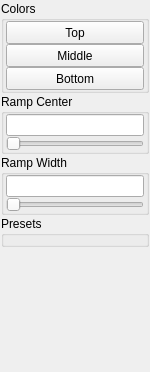
         <widget class="QWidget" name="page">
          <property name="geometry">
           <rect>
            <x>0</x>
            <y>0</y>
            <width>150</width>
            <height>372</height>
           </rect>
          </property>
          <attribute name="label">
           <string>Lookup Table</string>
          </attribute>
          <layout class="QVBoxLayout" name="verticalLayout_2">
           <property name="spacing">
            <number>1</number>
           </property>
           <property name="margin">
            <number>1</number>
           </property>
           <item>
            <widget class="QGroupBox" name="groupBox_7">
             <property name="minimumSize">
              <size>
               <width>50</width>
               <height>0</height>
              </size>
             </property>
             <property name="contextMenuPolicy">
              <enum>Qt::NoContextMenu</enum>
             </property>
             <property name="title">
              <string>Colors</string>
             </property>
             <layout class="QGridLayout" name="gridLayout_10">
              <property name="leftMargin">
               <number>2</number>
              </property>
              <property name="topMargin">
               <number>0</number>
              </property>
              <property name="rightMargin">
               <number>2</number>
              </property>
              <property name="bottomMargin">
               <number>0</number>
              </property>
              <property name="spacing">
               <number>0</number>
              </property>
              <item row="0" column="0">
               <widget class="ColorPickButton" name="btnColorTop">
                <property name="minimumSize">
                 <size>
                  <width>0</width>
                  <height>23</height>
                 </size>
                </property>
                <property name="maximumSize">
                 <size>
                  <width>16777215</width>
                  <height>23</height>
                 </size>
                </property>
                <property name="text">
                 <string>Top</string>
                </property>
               </widget>
              </item>
              <item row="1" column="0">
               <widget class="ColorPickButton" name="btnColorMiddle">
                <property name="minimumSize">
                 <size>
                  <width>0</width>
                  <height>23</height>
                 </size>
                </property>
                <property name="maximumSize">
                 <size>
                  <width>16777215</width>
                  <height>23</height>
                 </size>
                </property>
                <property name="text">
                 <string>Middle</string>
                </property>
               </widget>
              </item>
              <item row="2" column="0">
               <widget class="ColorPickButton" name="btnColorBottom">
                <property name="minimumSize">
                 <size>
                  <width>0</width>
                  <height>23</height>
                 </size>
                </property>
                <property name="maximumSize">
                 <size>
                  <width>16777215</width>
                  <height>23</height>
                 </size>
                </property>
                <property name="text">
                 <string>Bottom</string>
                </property>
               </widget>
              </item>
             </layout>
            </widget>
           </item>
           <item>
            <widget class="QGroupBox" name="groupBox_9">
             <property name="minimumSize">
              <size>
               <width>50</width>
               <height>0</height>
              </size>
             </property>
             <property name="contextMenuPolicy">
              <enum>Qt::NoContextMenu</enum>
             </property>
             <property name="title">
              <string>Ramp Center</string>
             </property>
             <layout class="QGridLayout" name="gridLayout_7">
              <property name="leftMargin">
               <number>2</number>
              </property>
              <property name="topMargin">
               <number>0</number>
              </property>
              <property name="rightMargin">
               <number>2</number>
              </property>
              <property name="bottomMargin">
               <number>0</number>
              </property>
              <property name="spacing">
               <number>0</number>
              </property>
              <item row="1" column="0">
               <widget class="QLineEdit" name="txtRampCenter"/>
              </item>
              <item row="2" column="0">
               <widget class="QSlider" name="sliRampCenter">
                <property name="contextMenuPolicy">
                 <enum>Qt::NoContextMenu</enum>
                </property>
                <property name="maximum">
                 <number>100</number>
                </property>
                <property name="orientation">
                 <enum>Qt::Horizontal</enum>
                </property>
               </widget>
              </item>
             </layout>
            </widget>
           </item>
           <item>
            <widget class="QGroupBox" name="groupBox_10">
             <property name="minimumSize">
              <size>
               <width>50</width>
               <height>0</height>
              </size>
             </property>
             <property name="contextMenuPolicy">
              <enum>Qt::NoContextMenu</enum>
             </property>
             <property name="title">
              <string>Ramp Width</string>
             </property>
             <layout class="QGridLayout" name="gridLayout_12">
              <property name="leftMargin">
               <number>2</number>
              </property>
              <property name="topMargin">
               <number>0</number>
              </property>
              <property name="rightMargin">
               <number>2</number>
              </property>
              <property name="bottomMargin">
               <number>0</number>
              </property>
              <property name="spacing">
               <number>0</number>
              </property>
              <item row="1" column="0">
               <widget class="QLineEdit" name="txtRampWidth"/>
              </item>
              <item row="2" column="0">
               <widget class="QSlider" name="sliRampWidth">
                <property name="contextMenuPolicy">
                 <enum>Qt::NoContextMenu</enum>
                </property>
                <property name="maximum">
                 <number>100</number>
                </property>
                <property name="orientation">
                 <enum>Qt::Horizontal</enum>
                </property>
               </widget>
              </item>
             </layout>
            </widget>
           </item>
           <item>
            <widget class="QGroupBox" name="grpLutPresets">
             <property name="minimumSize">
              <size>
               <width>50</width>
               <height>0</height>
              </size>
             </property>
             <property name="contextMenuPolicy">
              <enum>Qt::NoContextMenu</enum>
             </property>
             <property name="title">
              <string>Presets</string>
             </property>
             <layout class="QGridLayout" name="gridLayout_13">
              <property name="leftMargin">
               <number>2</number>
              </property>
              <property name="topMargin">
               <number>0</number>
              </property>
              <property name="rightMargin">
               <number>2</number>
              </property>
              <property name="bottomMargin">
               <number>0</number>
              </property>
              <property name="spacing">
               <number>0</number>
              </property>
             </layout>
            </widget>
           </item>
           <item>
            <spacer name="verticalSpacer_2">
             <property name="orientation">
              <enum>Qt::Vertical</enum>
             </property>
             <property name="sizeHint" stdset="0">
              <size>
               <width>20</width>
               <height>3</height>
              </size>
             </property>
            </spacer>
           </item>
          </layout>
         </widget>
